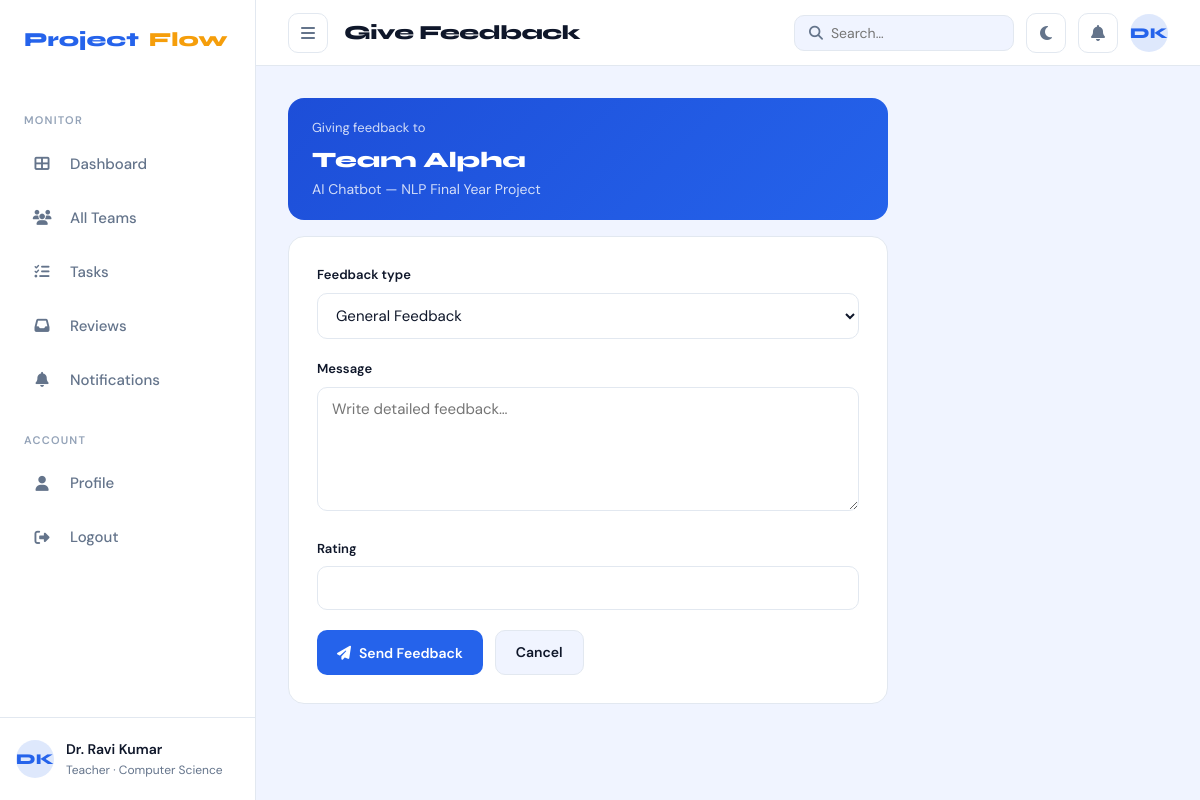
Page /teams/1/feedback/ (signed in) on the committed database.
### accounts/models.py (models this page shows, shortened)
class User(AbstractUser):
    class Role(models.TextChoices):
        STUDENT = 'student', 'Student'
        TEACHER = 'teacher', 'Teacher'
        ADMIN   = 'admin',   'Admin'
    DEPARTMENT_CHOICES = [
        ('cs',   'Computer Science'),
        ('it',   'Information Technology'),
        ('ece',  'Electronics & Communication'),
        ('mech', 'Mechanical Engineering'),
        ('civil','Civil Engineering'),
        ('other','Other'),
    ]
    role       = models.CharField(max_length=10, choices=Role.choices, default=Role.STUDENT)
    student_id = models.CharField(max_length=20, blank=True, null=True, unique=True)
    department = models.CharField(max_length=10, choices=DEPARTMENT_CHOICES, default='cs')
    bio        = models.TextField(blank=True)
    avatar     = models.ImageField(upload_to='avatars/', blank=True, null=True)
    phone      = models.CharField(max_length=20, blank=True)
    github_url = models.URLField(blank=True)
    class Meta:
        verbose_name = 'User'
        verbose_name_plural = 'Users'
    @property
    def is_student(self):
        return self.role == self.Role.STUDENT
    @property
    def is_teacher(self):
        return self.role == self.Role.TEACHER
    @property
    def initials(self):
        name = self.get_full_name()
        if name:
            parts = name.split()
            return (parts[0][0] + parts[-1][0]).upper() if len(parts) > 1 else parts[0][:2].upper()
        return self.username[:2].upper()

### teams/models.py (models this page shows, shortened)
class Team(models.Model):
    STATUS_CHOICES = [
        ('forming',  'Forming'),
        ('active',   'Active'),
        ('at_risk',  'At Risk'),
        ('completed','Completed'),
        ('inactive', 'Inactive'),
    ]
    DEPARTMENT_CHOICES = [
        ('cs',   'Computer Science'),
        ('it',   'Information Technology'),
        ('ece',  'Electronics & Communication'),
        ('mech', 'Mechanical Engineering'),
        ('civil','Civil Engineering'),
        ('other','Other'),
    ]
    name        = models.CharField(max_length=100, unique=True)
    project_title = models.CharField(max_length=200)
    description = models.TextField(blank=True)
    department  = models.CharField(max_length=10, choices=DEPARTMENT_CHOICES, default='cs')
    teacher     = models.ForeignKey(
        settings.AUTH_USER_MODEL,
        on_delete=models.SET_NULL,
        null=True, blank=True,
        related_name='supervised_teams',
        limit_choices_to={'role': 'teacher'}
    )
    leader      = models.ForeignKey(
        settings.AUTH_USER_MODEL,
        on_delete=models.SET_NULL,
        null=True, blank=True,
        related_name='led_teams',
        limit_choices_to={'role': 'student'}
    )
    status       = models.CharField(max_length=12, choices=STATUS_CHOICES, default='forming')
    github_url   = models.URLField(blank=True)
    max_members  = models.PositiveSmallIntegerField(default=6)
    created_at   = models.DateTimeField(auto_now_add=True)
    updated_at   = models.DateTimeField(auto_now=True)
    class Meta:
        ordering = ['-created_at']

### teams/views.py (the view)
# urls.py: path('<int:team_pk>/feedback/', views.give_feedback_view, name='feedback'),
@login_required
def give_feedback_view(request, team_pk):
    if not request.user.is_teacher:
        messages.error(request, 'Only teachers can give feedback.')
        return redirect('teams:list')
    team = get_object_or_404(Team, pk=team_pk)
    if request.method == 'POST':
        form = FeedbackForm(request.POST)
        if form.is_valid():
            fb = form.save(commit=False)
            fb.team    = team
            fb.teacher = request.user
            fb.save()
            for m in team.active_members:
                notify(
                    recipient=m.student,
                    verb='feedback',
                    description=f'New feedback from {request.user.get_full_name()} on your project.',
                    icon='fa-comment',
                    color='blue',
                )
            messages.success(request, f'Feedback sent to {team.name}.')
            return redirect('teams:detail', pk=team.pk)
    else:
        form = FeedbackForm()
    return render(request, 'teams/feedback_form.html', {'form': form, 'team': team})

### teams/forms.py
class FeedbackForm(forms.ModelForm):
    class Meta:
        model  = Feedback
        fields = ['feedback_type', 'message', 'rating']
        widgets = {
            'message': forms.Textarea(attrs={'rows': 5, 'placeholder': 'Write detailed feedback…'}),
            'rating':  forms.NumberInput(attrs={'min': 1, 'max': 5}),
        }

### templates/teams/feedback_form.html (shortened to what this page needs)
{% extends 'base_app.html' %}
{% block page_title %}Give Feedback{% endblock %}
{% block content %}
<div style="max-width:600px">
  <div class="card mb-16" style="background:linear-gradient(135deg,var(--brand-dark),var(--brand));color:white;border:none;padding:20px 24px">
    <div style="font-size:13px;opacity:0.8;margin-bottom:4px">Giving feedback to</div>
    <div style="font-family:var(--font-display);font-size:22px;font-weight:800">{{ team.name }}</div>
    <div style="opacity:0.8;font-size:14px">{{ team.project_title }}</div>
  </div>
  <div class="card">
    <form method="post" novalidate>
      {% for field in form %}
      <div class="form-group">
        <label class="form-label">{{ field.label }}</label>
        {{ field }}
      </div>
      {% endfor %}
      <div class="flex gap-12">
        <button type="submit" class="btn btn-primary"><i class="fa fa-paper-plane"></i> Send Feedback</button>
        <a href="{% url 'teams:detail' team.pk %}" class="btn btn-secondary">Cancel</a>
      </div>
    </form>
  </div>
</div>
{% endblock %}

### templates/base_app.html (shortened to what this page needs)
{% extends 'base.html' %}
{% load static %}
{% block body %}
<div class="app-shell">
  <aside class="sidebar" id="sidebar">
    <a class="sidebar-logo" href="{% url 'dashboard' %}">
      Project<span style="color:var(--accent)">Flow</span>
    </a>
    {% if user.is_student %}
      <div class="sidebar-section-title">Main</div>
      <ul class="sidebar-nav">
        <li><a href="{% url 'student_dashboard' %}" class="{% if active_nav == 'dashboard' %}active{% endif %}">
          <span class="nav-icon"><i class="fa fa-th-large"></i></span>Dashboard</a></li>
        <li><a href="{% url 'teams:list' %}" class="{% if active_nav == 'teams' %}active{% endif %}">
          <span class="nav-icon"><i class="fa fa-users"></i></span>My Team</a></li>
        <li><a href="{% url 'tasks:list' %}" class="{% if active_nav == 'tasks' %}active{% endif %}">
          <span class="nav-icon"><i class="fa fa-tasks"></i></span>Tasks
          {% if tasks_pending > 0 %}<span class="sidebar-badge">{{ tasks_pending }}</span>{% endif %}
        </a></li>
        <li><a href="{% url 'submissions:list' %}" class="{% if active_nav == 'submissions' %}active{% endif %}">
          <span class="nav-icon"><i class="fa fa-upload"></i></span>Submissions</a></li>
        <li><a href="{% url 'notifications:list' %}" class="{% if active_nav == 'notifications' %}active{% endif %}">
          <span class="nav-icon"><i class="fa fa-bell"></i></span>Notifications
          {% if unread_count > 0 %}<span class="sidebar-badge">{{ unread_count }}</span>{% endif %}
        </a></li>
      </ul>
    {% elif user.is_teacher %}
      <div class="sidebar-section-title">Monitor</div>
      <ul class="sidebar-nav">
        <li><a href="{% url 'teacher_dashboard' %}" class="{% if active_nav == 'dashboard' %}active{% endif %}">
          <span class="nav-icon"><i class="fa fa-th-large"></i></span>Dashboard</a></li>
        <li><a href="{% url 'teams:list' %}" class="{% if active_nav == 'teams' %}active{% endif %}">
          <span class="nav-icon"><i class="fa fa-users"></i></span>All Teams</a></li>
        <li><a href="{% url 'tasks:list' %}" class="{% if active_nav == 'tasks' %}active{% endif %}">
          <span class="nav-icon"><i class="fa fa-tasks"></i></span>Tasks</a></li>
        <li><a href="{% url 'submissions:list' %}" class="{% if active_nav == 'submissions' %}active{% endif %}">
          <span class="nav-icon"><i class="fa fa-inbox"></i></span>Reviews
        </a></li>
        <li><a href="{% url 'notifications:list' %}" class="{% if active_nav == 'notifications' %}active{% endif %}">
          <span class="nav-icon"><i class="fa fa-bell"></i></span>Notifications
        </a></li>
      </ul>
    {% endif %}
    <div class="sidebar-section-title">Account</div>
    <ul class="sidebar-nav">
      <li><a href="{% url 'profile:detail' %}" class="{% if active_nav == 'profile' %}active{% endif %}">
        <span class="nav-icon"><i class="fa fa-user"></i></span>Profile</a></li>
      <li><a href="{% url 'accounts:logout' %}">
        <span class="nav-icon"><i class="fa fa-sign-out-alt"></i></span>Logout</a></li>
    </ul>
    <div class="sidebar-user">
      <div class="avatar avatar-blue">{{ user.initials }}</div>
      <div class="sidebar-user-info">
        <div class="sidebar-user-name">{{ user.get_full_name|default:user.username }}</div>
        <div class="sidebar-user-role">{{ user.get_role_display }} · {{ user.get_department_display }}</div>
      </div>
    </div>
  </aside>
  <div class="main-content">
    <header class="topbar">
      <div class="topbar-left">
        <button class="icon-btn" id="sidebar-toggle" onclick="toggleSidebar()">
          <i class="fa fa-bars"></i>
        </button>
        <div class="page-title">{% block page_title %}Dashboard{% endblock %}</div>
      </div>
      <div class="topbar-right">
        <form action="" method="get" class="search-box">
          <i class="fa fa-search"></i>
          <input name="q" placeholder="Search…" value="{{ request.GET.q }}"
                 style="border:none;background:transparent;outline:none;font-family:var(--font-body);font-size:14px;color:var(--text);width:160px">
        </form>
        <button class="icon-btn" onclick="toggleTheme()" title="Toggle dark mode">
          <i class="fa fa-moon" id="theme-icon"></i>
        </button>
        <a href="{% url 'notifications:list' %}" class="icon-btn" style="position:relative">
          <i class="fa fa-bell"></i>
        </a>
        <a href="{% url 'profile:detail' %}" class="avatar avatar-blue" style="text-decoration:none;cursor:pointer">
          {{ user.initials }}
        </a>
      </div>
    </header>
    <div class="content-area">
      {% block content %}{% endblock %}
    </div>
  </div>
</div>
{% endblock %}

### rows in the picture
User: initials "DK", get_full_name "Dr. Ravi Kumar", role "Teacher", department "Computer Science"
Team: name "Team Alpha", project_title "AI Chatbot — NLP Final Year Project"

### other values in the picture
{{ field.label }} "Feedback type" "Message" "Rating"
